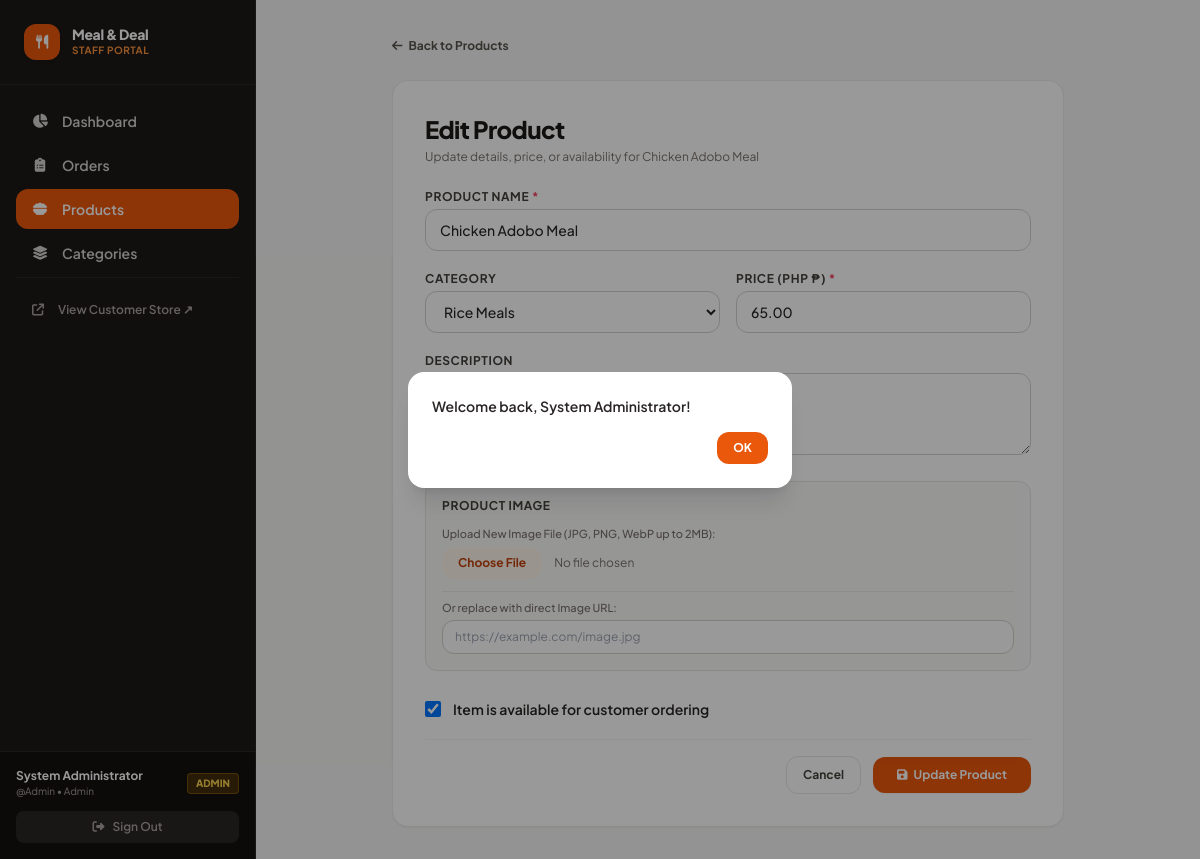
Page /admin/products/1/edit (signed in) on the committed database.
### tables this page shows
CREATE TABLE products (
    id BIGINT UNSIGNED AUTO_INCREMENT PRIMARY KEY,
    category_id BIGINT UNSIGNED NULL,
    name VARCHAR(150) NOT NULL,
    description TEXT NULL,
    price DECIMAL(10, 2) NOT NULL,
    image VARCHAR(255) NULL,
    is_available TINYINT(1) NOT NULL DEFAULT 1,
    created_at TIMESTAMP DEFAULT CURRENT_TIMESTAMP,
    updated_at TIMESTAMP DEFAULT CURRENT_TIMESTAMP
        ON UPDATE CURRENT_TIMESTAMP,

    CONSTRAINT fk_products_category
        FOREIGN KEY (category_id)
        REFERENCES categories(id)
        ON DELETE SET NULL,

    CONSTRAINT chk_products_price CHECK (price >= 0),

    INDEX idx_products_available (is_available),
    INDEX idx_products_category (category_id)
);

CREATE TABLE categories (
    id BIGINT UNSIGNED AUTO_INCREMENT PRIMARY KEY,
    name VARCHAR(100) NOT NULL UNIQUE,
    description TEXT NULL,
    created_at TIMESTAMP DEFAULT CURRENT_TIMESTAMP,
    updated_at TIMESTAMP DEFAULT CURRENT_TIMESTAMP
        ON UPDATE CURRENT_TIMESTAMP
);

### app/Core/Controller.php (called while the page is built, shortened)
<?php
class Controller
{
    protected function render(string $view, array $data = [], ?string $layout = 'layouts/main'): void
    {
        View::render($view, $data, $layout);
    }
}

### app/Controllers/Admin/ProductController.php (called while the page is built, shortened)
<?php
class ProductController extends Controller
{
    public function edit(string $id): void
    {
        $product = Product::find((int) $id);
        $categories = Category::all();
        $this->render('admin/products/edit', [
            'title' => 'Edit ' . $product['name'],
            'product' => $product,
            'categories' => $categories,
        ], 'layouts/admin');
    }
}

### public/index.php (called while the page is built, shortened)
<?php
require_once dirname(__DIR__) . '/app/Core/helpers.php';
$router = new Router();
$router->dispatch(
    $_SERVER['REQUEST_METHOD'],
    $_SERVER['REQUEST_URI']
);

### app/Models/Product.php (called while the page is built, shortened)
<?php
class Product
{
    public static function find(int|string $id): ?array
    {
        $pdo = Database::connection();
        $stmt = $pdo->prepare('
            SELECT p.*, c.name AS category_name
            FROM products p
            LEFT JOIN categories c ON c.id = p.category_id
            WHERE p.id = :id
            LIMIT 1
        ');
        $stmt->execute(['id' => $id]);
        $product = $stmt->fetch();
        return $product ?: null;
    }
}

### app/Core/helpers.php (called while the page is built, shortened)
<?php
if (!function_exists('e')) {
    function e(?string $value): string
    {
        return htmlspecialchars((string) $value, ENT_QUOTES, 'UTF-8');
    }
}

### app/Models/Category.php (called while the page is built, shortened)
<?php
class Category
{
    public static function all(): array
    {
        $pdo = Database::connection();
        $stmt = $pdo->query('
            SELECT c.*, COUNT(p.id) AS products_count
            FROM categories c
            LEFT JOIN products p ON p.category_id = c.id
            GROUP BY c.id
            ORDER BY c.name ASC
        ');
        return $stmt->fetchAll();
    }
}

### app/Views/admin/products/edit.php (the view, shortened to what this page needs)
<div class="max-w-2xl mx-auto space-y-6">
    <a href="/admin/products" class="inline-flex items-center gap-1.5 text-xs font-bold text-stone-600 hover:text-orange-600 transition">
        <i class="fa-solid fa-arrow-left"></i>
        <span>Back to Products</span>
    </a>
    <div class="bg-white rounded-2xl border border-stone-200/80 shadow-sm p-6 sm:p-8 space-y-6">
        <div>
            <h1 class="text-xl sm:text-2xl font-extrabold text-stone-900 tracking-tight">Edit Product</h1>
            <p class="text-xs text-stone-500 mt-1">Update details, price, or availability for <?= e($product['name']) ?></p>
        </div>
        <form action="/admin/products/<?= (int)$product['id'] ?>/update" method="POST" enctype="multipart/form-data" class="space-y-5">
            <div>
                <label for="name" class="block text-xs font-bold uppercase tracking-wider text-stone-700 mb-1">
                    Product Name <span class="text-rose-500">*</span>
                </label>
                <input
                    type="text"
                    id="name"
                    name="name"
                    required
                    value="<?= e($product['name']) ?>"
                    class="w-full px-3.5 py-2.5 rounded-xl border border-stone-300 focus:outline-none focus:ring-2 focus:ring-orange-500 text-sm font-medium"
                >
            </div>
            <div class="grid grid-cols-1 sm:grid-cols-2 gap-4">
                <div>
                    <label for="category_id" class="block text-xs font-bold uppercase tracking-wider text-stone-700 mb-1">
                        Category
                    </label>
                    <select
                        id="category_id"
                        name="category_id"
                        class="w-full px-3.5 py-2.5 rounded-xl border border-stone-300 focus:outline-none focus:ring-2 focus:ring-orange-500 text-sm font-medium bg-white"
                    >
                        <?php foreach ($categories as $cat): ?>
                            <option value="<?= (int)$cat['id'] ?>" <?= ((int)$product['category_id'] === (int)$cat['id']) ? 'selected' : '' ?>>
                                <?= e($cat['name']) ?>
                            </option>
                        <?php endforeach; ?>
                    </select>
                </div>
                <div>
                    <label for="price" class="block text-xs font-bold uppercase tracking-wider text-stone-700 mb-1">
                        Price (PHP ₱) <span class="text-rose-500">*</span>
                    </label>
                    <input
                        type="number"
                        id="price"
                        name="price"
                        required
                        step="0.01"
                        min="0"
                        value="<?= htmlspecialchars(number_format((float)$product['price'], 2, '.', '')) ?>"
                        class="w-full px-3.5 py-2.5 rounded-xl border border-stone-300 focus:outline-none focus:ring-2 focus:ring-orange-500 text-sm font-medium"
                    >
                </div>
            </div>
            <div>
                <label for="description" class="block text-xs font-bold uppercase tracking-wider text-stone-700 mb-1">
                    Description
                </label>
            </div>
            <div class="space-y-3 p-4 bg-stone-50 rounded-xl border border-stone-200">
                <label class="block text-xs font-bold uppercase tracking-wider text-stone-700">
                    Product Image
                </label>
                <div>
                    <label for="image" class="block text-[11px] font-medium text-stone-500 mb-1">Upload New Image File (JPG, PNG, WebP up to 2MB):</label>
                    <input
                        type="file"
                        id="image"
                        name="image"
                        accept="image/png, image/jpeg, image/webp"
                        class="block w-full text-xs text-stone-500 file:mr-3 file:py-2 file:px-4 file:rounded-xl file:border-0 file:text-xs file:font-bold file:bg-orange-50 file:text-orange-700 hover:file:bg-orange-100"
                    >
                </div>
                <div class="pt-2 border-t border-stone-200/70">
                    <label for="image_url" class="block text-[11px] font-medium text-stone-500 mb-1">Or replace with direct Image URL:</label>
                    <input
                        type="text"
                        id="image_url"
                        name="image_url"
                        value="<?= (!empty($product['image']) && str_starts_with($product['image'], 'http')) ? e($product['image']) : '' ?>"
                        placeholder="https://example.com/image.jpg"
                        class="w-full px-3 py-2 rounded-xl border border-stone-300 text-xs bg-white"
                    >
                </div>
            </div>
            <div class="flex items-center gap-3 pt-2">
                <input
                    type="checkbox"
                    id="is_available"
                    name="is_available"
                    value="1"
                    <?= ((int)$product['is_available'] === 1) ? 'checked' : '' ?>
                    class="w-4 h-4 text-orange-600 rounded border-stone-300 focus:ring-orange-500"
                >
                <label for="is_available" class="text-sm font-semibold text-stone-800">
                    Item is available for customer ordering
                </label>
            </div>
            <div class="pt-4 border-t border-stone-100 flex items-center justify-end gap-3">
                <a href="/admin/products" class="px-4 py-2.5 rounded-xl border border-stone-200 hover:bg-stone-50 text-stone-700 text-xs font-bold transition">
                    Cancel
                </a>
                <button
                    type="submit"
                    class="inline-flex items-center gap-1.5 px-6 py-2.5 rounded-xl bg-orange-600 hover:bg-orange-700 text-white font-bold text-xs shadow-sm hover:shadow transition"
                >
                    <i class="fa-solid fa-floppy-disk text-xs"></i>
                    <span>Update Product</span>
                </button>
            </div>
        </form>
    </div>
</div>

### app/Core/Router.php (shortened to what this page needs)
<?php
class Router
{
    private array $routes = [];
    private function add(
        string $method,
        string $path,
        array $handler
    ): void {
        $path = $this->normalizePath($path);
        $this->routes[] = [
            'method' => $method,
            'path' => $path,
            'handler' => $handler,
        ];
    }
    private function normalizePath(string $path): string
    {
        $path = '/' . trim($path, '/');
        return $path === '' ? '/' : $path;
    }
    public function dispatch(string $method, string $uri): void
    {
        $path = parse_url($uri, PHP_URL_PATH);
        $path = $this->normalizePath($path);
        foreach ($this->routes as $route) {
            $params = $this->matchPath($route['path'], $path);
            if ($params === null) {
                continue;
            }
            [$controllerClass, $action] = $route['handler'];
            $controller = new $controllerClass();
            $controller->$action(...array_values($params));
            return;
        }
    }
    private function matchPath(
        string $routePath,
        string $requestPath
    ): ?array {
        $segments = explode('/', trim($routePath, '/'));
        $regexSegments = [];
        foreach ($segments as $segment) {
            if (
                preg_match(
                    '/^\{([a-zA-Z_][a-zA-Z0-9_]*)\}$/',
                    $segment,
                    $matches
                )
            ) {
                $regexSegments[] =
                    '(?P<' . $matches[1] . '>[^/]+)';
            } else {
                $regexSegments[] = preg_quote($segment, '#');
            }
        }
        $pattern = '#^/' . implode('/', $regexSegments) . '/?$#';
        if (!preg_match($pattern, $requestPath, $matches)) {
            return null;
        }
        $params = [];
        foreach ($segments as $segment) {
            if (
                preg_match(
                    '/^\{([a-zA-Z_][a-zA-Z0-9_]*)\}$/',
                    $segment,
                    $name
                )
            ) {
                $params[] = rawurldecode($matches[$name[1]]);
            }
        }
        return $params;
    }
}

### app/Views/layouts/admin.php (style rules this page uses)
body { font-family: 'Plus Jakarta Sans', sans-serif; }

### rows in the picture
products: name "Chicken Adobo Meal", category_id "Rice Meals", price "65.00", is_available "☑"

### other values in the picture
$msg "Welcome back, System Administrator!"
